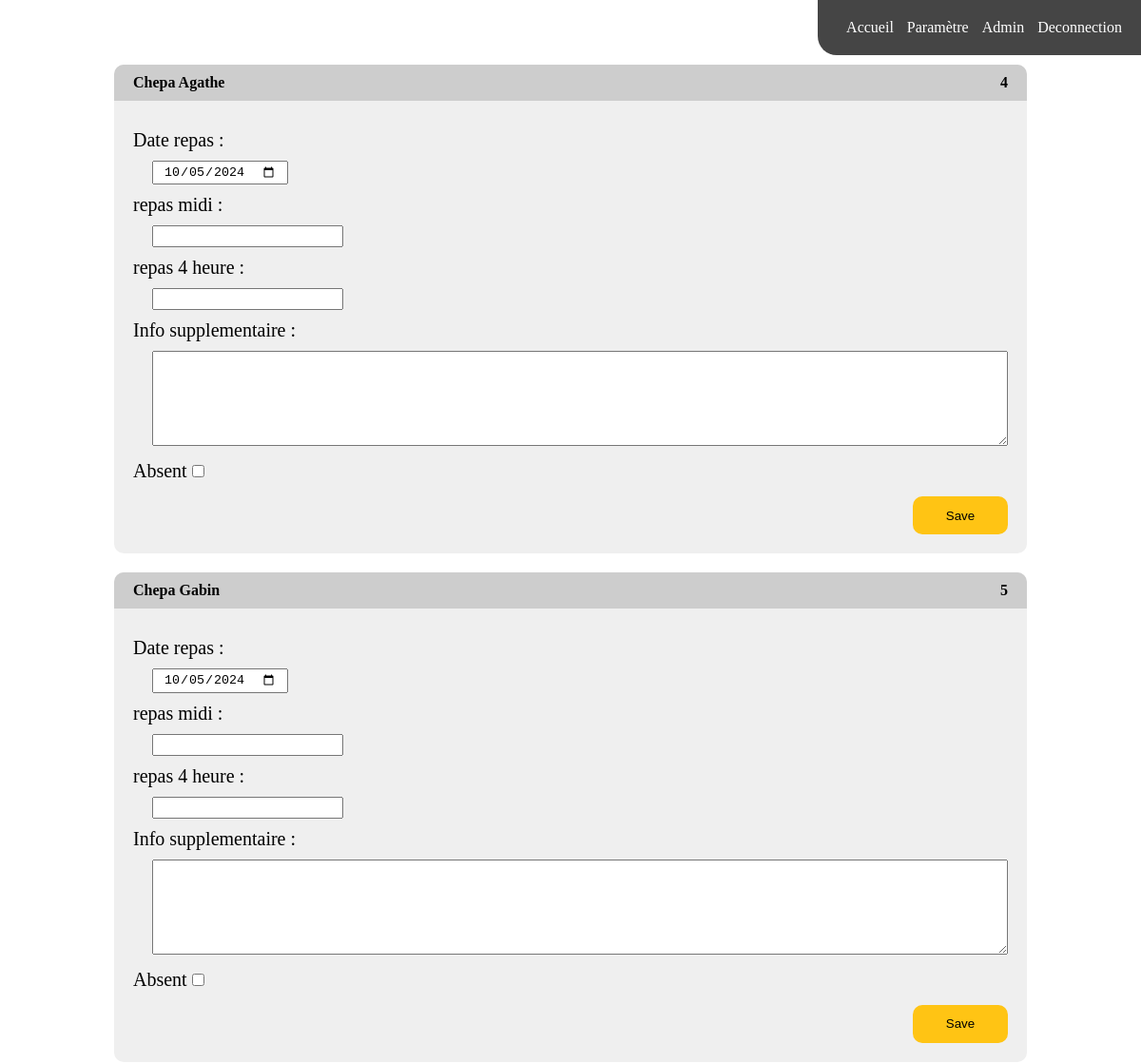
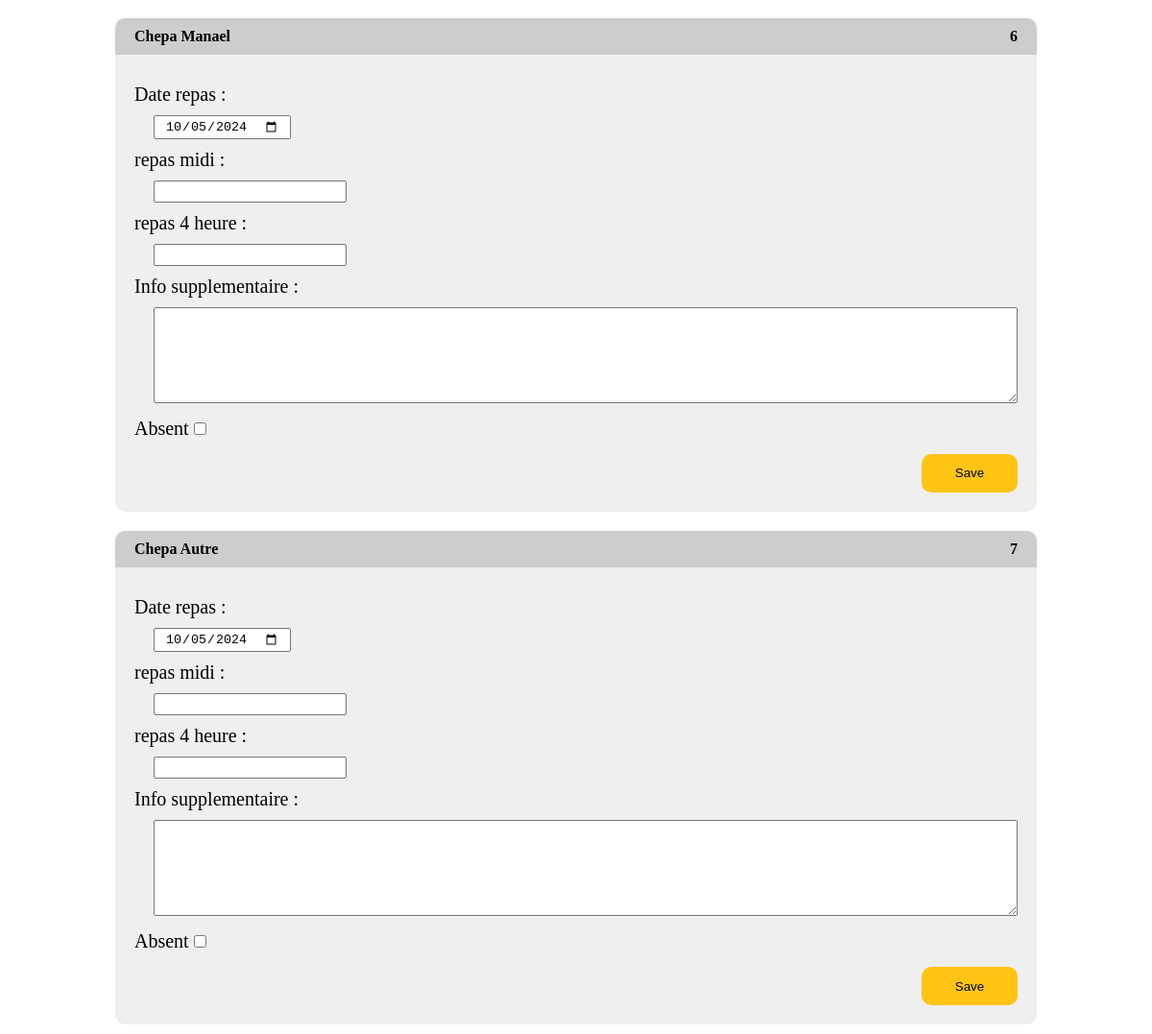
Screenshot of /admin/admin.php (signed in) with the database file from the repository (2 pictures, top to bottom).
### tables this page shows
CREATE TABLE `enfants` (
  `id_enfant` int NOT NULL AUTO_INCREMENT,
  `nom_enfant` varchar(100) DEFAULT NULL,
  `prenom_enfant` varchar(100) DEFAULT NULL,
  `date_naissance` date DEFAULT NULL,
  `id_utilisateur` int DEFAULT NULL,
  `photo` varchar(50) DEFAULT NULL,
  PRIMARY KEY (`id_enfant`)
);

### admin/admin.php (the view, shortened to what this page needs)
<?php
include '../php/database.php';
?>
<!DOCTYPE html>
<html lang="en">
<head>
    <link rel="stylesheet" href="style.css">
</head>
<body>
    <?php
        include '../php/nav.php';
    ?>
    <div class="container">
    <?php
        $sql = "SELECT id_enfant, nom_enfant, prenom_enfant FROM Enfants";
        $result = $conn->query($sql);
        if ($result->num_rows > 0) {
            while($row = $result->fetch_assoc()) {
                echo '
                    <div class="box">
                        <div class="header">
                            <h4>'. $row['nom_enfant'] . " ". $row['prenom_enfant'] .'</h4>
                            <h4>'. $row['id_enfant'] .'</h4>
                        </div>
                        <div class="content">
                            <form action="">
                                <label for="">Date repas : </label>
                                <input id="inputDesable" type="date" name="" value="2024-10-05">
                                <label for="">repas midi : </label>
                                <input id="inputDesable" type="text">
                                <label for="">repas 4 heure : </label>
                                <input id="inputDesable" type="text">
                                <label for="">Info supplementaire : </label>
                                <textarea name="" id="inputDesable"></textarea>
                                <div>
                                    <label for="">Absent </label>
                                    <input id="abs" type="checkbox" name="" id="">
                                </div>
                                <div class="submit">
                                    <input type="submit" value="Save">
                                </div>
                            </form>
                        </div>
                    </div>
                ';
            }
        } else {
            echo "0 results";
        }
    ?>
    </div>
</body>
</html>

### admin/style.css (style rules this page uses)
* { margin: 0; padding: 0; box-sizing: border-box; }
.container { width: 100%; display: flex; flex-direction: column; align-items: center; }
.box { width: 80%; background: #efefef; margin: 10px; border-radius: 10px; overflow: hidden; }
.box .header { background: #cdcdcd; display: flex; justify-content: space-between; padding: 10px 20px; }
.box .content { padding: 20px; }
.box .content form { display: flex; flex-direction: column; }
.box .content form label { font-size: 20px; margin: 10px 0; }
.box .content form #inputDesable { margin-left: 20px; }
.box .content form input[type="date"], .box .content form input[type="text"] { outline: none; padding: 2px 10px; width: min-content; }
.box .content form textarea { outline: none; padding: 5px 10px; }
.box .content form textarea { height: 100px; }
.box .content form div { margin-top: 15px; position: relative; }
.box .content form .submit { margin-left: calc(100% - 100px); width: min-content; }
.box .content form input[type="submit"] { width: 100px; height: 40px; border-radius: 10px; border: none; outline: none; cursor: pointer; background: #ffc414; }

### rows the page displays
enfants: nom_enfant "Chepa", prenom_enfant "Agathe", id_enfant "4"
enfants: nom_enfant "Chepa", prenom_enfant "Gabin", id_enfant "5"
enfants: nom_enfant "Chepa", prenom_enfant "Manael", id_enfant "6"
enfants: nom_enfant "Chepa", prenom_enfant "Autre", id_enfant "7"
